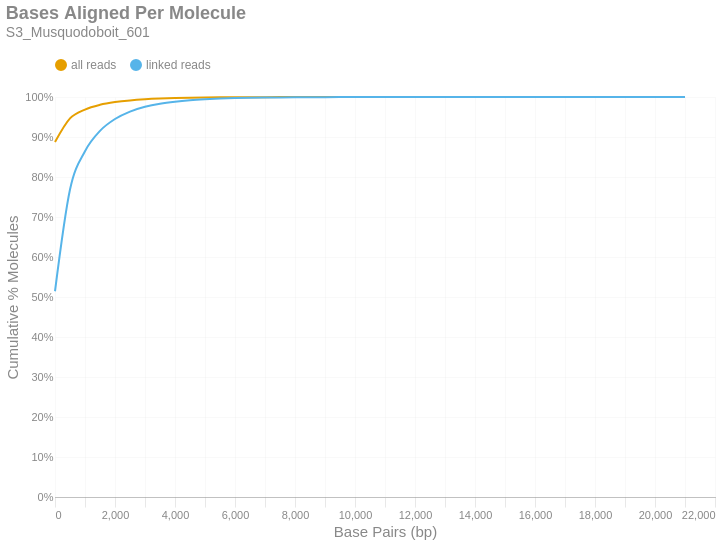

The cell this chart's notebook holds for it:
### Markdown cell above
### Bases Aligned Per Molecule
This is a cumulative frequency distribution showing the number of base pairs aligned per unique molecule. These data are shown in 500 bp bins. There are two distributions: one with `all reads` (yellow) and another with only `linked reads` (blue). The percent of molecules in the `linked reads` distribution is relative to the total number of linked molecules.

### Code cell
if SKIPLR:
    print_html(f"Skipped")
else:
    binned_df = consolidated_hist(valids['aligned_bp'], mask, 500, True)
    with SafeRender(binned_df):
        (
            density_plot(binned_df, 'Bases Aligned Per Molecule', samplename, 'basesper')
            .encode(
                x=alt.X('bin:Q', title="Base Pairs (bp)").axis(tickMinStep=500).scale(padding=0),
                y=alt.Y('value:Q', title='Cumulative % Molecules')
                    .axis(format='%')
                    .scale(domain = [0,1])
                    .stack(False),
                color=alt.Color("key:N").scale(domain = ["all reads", "linked reads"]),
                tooltip = [
                    alt.Tooltip("key:N", title = "Data Type"),
                    alt.Tooltip("range_label:N", title="Bases Aligned Per Molecule"),
                    alt.Tooltip("value:Q", format = ".2%", title="% Molecules (Cum.)")
                ]
            )
        ).display()

### Figure 1 — Vega-Lite specification as saved in the notebook (floating-point values rounded to 4 significant figures)
{"width": "container", "height": 400, "config": {"title": {"anchor": "start", "dy": -15, "fontSize": 18, "color": "#888888", "subtitleColor": "#888888", "subtitleFontSize": 14}, "arc": {"fill": "#0072B2"}, "axis": {"domainColor": "#888888", "domainWidth": 0.5, "gridWidth": 0.2, "grid": false, "titleFontWeight": 400, "titleFontSize": 15, "labelFontSize": 11, "labelColor": "#888888", "tickColor": "#888888", "tickWidth": 0.2, "titleColor": "#888888"}, "axisBand": {"grid": false}, "axisX": {"grid": true, "tickSize": 10, "domainCap": "round"}, "axisY": {"domain": false, "grid": true, "tickSize": 0, "domainCap": "round"}, "background": "transparent", "header": {"labelFontSize": 15, "labelColor": "#888888", "titleFontSize": 15, "titleFontWeight": 600, "titleColor": "#888888"}, "legend": {"labelFont": "sans-serif", "labelFontSize": 12, "labelColor": "#888888", "symbolSize": 100, "symbolType": "circle", "titleFontSize": 12, "titlePadding": 10, "titleColor": "#888888", "title": null, "orient": "top"}, "range": {"category": ["#E69F00", "#56B4E9", "#009E73", "#F0E442", "#0072B2", "#D55E00", "#CC79A7", "#000000"], "diverging": ["#cfe8f3", "#a2d4ec", "#73bfe2", "#46abdb", "#1696d2", "#12719e"]}, "area": {"fill": "#0072B2", "fillOpacity": 0.7, "line": true, "strokeOpacity": 0.7}, "line": {"color": "#0072B2", "stroke": "#0072B2", "strokeWidth": 2}, "trail": {"color": "#0072B2", "stroke": "#0072B2", "strokeWidth": 0, "size": 1}, "point": {"filled": true, "fillOpacity": 1.0, "size": 95}, "text": {"color": "#888888", "fontSize": 11, "align": "right", "fontWeight": 400, "size": 11}, "bar": {"fill": "#0072B2", "stroke": null}, "view": {"stroke": null, "continuousWidth": 660, "continuousHeight": 400}}, "data": {"name": "data-6ff8345b95562fffb9c29ee95fd41b48"}, "mark": {"type": "line", "interpolate": "monotone", "point": {"opacity": 0, "size": 275}}, "encoding": {"color": {"field": "key", "scale": {"domain": ["all reads", "linked reads"]}, "type": "nominal"}, "tooltip": [{"field": "key", "title": "Data Type", "type": "nominal"}, {"field": "range_label", "title": "Bases Aligned Per Molecule", "type": "nominal"}, {"field": "value", "format": ".2%", "title": "% Molecules (Cum.)", "type": "quantitative"}], "x": {"axis": {"tickMinStep": 500}, "field": "bin", "scale": {"padding": 0}, "title": "Base Pairs (bp)", "type": "quantitative"}, "y": {"axis": {"format": "%"}, "field": "value", "scale": {"domain": [0, 1]}, "stack": false, "title": "Cumulative % Molecules", "type": "quantitative"}}, "params": [{"name": "param_c36ac31b6afebe62", "select": {"type": "point", "fields": ["key"]}, "bind": "legend"}], "title": {"text": "Bases Aligned Per Molecule", "subtitle": "S3_Musquodoboit_601"}, "transform": [{"fold": ["all reads (cumsum)", "linked reads (cumsum)"]}, {"calculate": "replace(datum.key, ' (cumsum)', '')", "as": "key"}, {"filter": {"param": "param_c36ac31b6afebe62"}}], "usermeta": {"embedOptions": {"downloadFileName": "S3_Musquodoboit_601.basesper"}}, "$schema": "https://vega.github.io/schema/vega-lite/v6.1.0.json", "datasets": {"data-6ff8345b95562fffb9c29ee95fd41b48": [{"bin": "0.0", "interval": "0.0-500.0", "all reads": 0.8873, "linked reads": 0.5144, "all reads (cumsum)": 0.8873, "linked reads (cumsum)": 0.5144, "range_label": "0-499"}, {"bin": "500.0", "interval": "500.0-1000.0", "all reads": 0.05919, "linked reads": 0.2543, "all reads (cumsum)": 0.9464, "linked reads (cumsum)": 0.7687, "range_label": "500-999"}, {"bin": "1000.0", "interval": "1000.0-1500.0", "all reads": 0.0222, "linked reads": 0.09584, "all reads (cumsum)": 0.9686, "linked reads (cumsum)": 0.8645, "range_label": "1000-1499"}, {"bin": "1500.0", "interval": "1500.0-2000.0", "all reads": 0.01178, "linked reads": 0.05087, "all reads (cumsum)": 0.9804, "linked reads (cumsum)": 0.9154, "range_label": "1500-1999"}, {"bin": "2000.0", "interval": "2000.0-2500.0", "all reads": 0.006837, "linked reads": 0.02953, "all reads (cumsum)": 0.9872, "linked reads (cumsum)": 0.9449, "range_label": "2000-2499"}, {"bin": "2500.0", "interval": "2500.0-3000.0", "all reads": 0.004302, "linked reads": 0.01858, "all reads (cumsum)": 0.9916, "linked reads (cumsum)": 0.9635, "range_label": "2500-2999"}, {"bin": "3000.0", "interval": "3000.0-3500.0", "all reads": 0.002762, "linked reads": 0.01193, "all reads (cumsum)": 0.9943, "linked reads (cumsum)": 0.9754, "range_label": "3000-3499"}, {"bin": "3500.0", "interval": "3500.0-4000.0", "all reads": 0.001807, "linked reads": 0.007806, "all reads (cumsum)": 0.9961, "linked reads (cumsum)": 0.9832, "range_label": "3500-3999"}, {"bin": "4000.0", "interval": "4000.0-4500.0", "all reads": 0.001194, "linked reads": 0.005156, "all reads (cumsum)": 0.9973, "linked reads (cumsum)": 0.9884, "range_label": "4000-4499"}, {"bin": "4500.0", "interval": "4500.0-5000.0", "all reads": 0.0008287, "linked reads": 0.003579, "all reads (cumsum)": 0.9981, "linked reads (cumsum)": 0.992, "range_label": "4500-4999"}, {"bin": "5000.0", "interval": "5000.0-5500.0", "all reads": 0.0005516, "linked reads": 0.002383, "all reads (cumsum)": 0.9987, "linked reads (cumsum)": 0.9944, "range_label": "5000-5499"}, {"bin": "5500.0", "interval": "5500.0-6000.0", "all reads": 0.0003903, "linked reads": 0.001686, "all reads (cumsum)": 0.9991, "linked reads (cumsum)": 0.996, "range_label": "5500-5999"}, {"bin": "6000.0", "interval": "6000.0-6500.0", "all reads": 0.0002658, "linked reads": 0.001148, "all reads (cumsum)": 0.9994, "linked reads (cumsum)": 0.9972, "range_label": "6000-6499"}, {"bin": "6500.0", "interval": "6500.0-7000.0", "all reads": 0.0001841, "linked reads": 0.0007951, "all reads (cumsum)": 0.9995, "linked reads (cumsum)": 0.998, "range_label": "6500-6999"}, {"bin": "7000.0", "interval": "7000.0-7500.0", "all reads": 0.00013, "linked reads": 0.0005616, "all reads (cumsum)": 0.9997, "linked reads (cumsum)": 0.9986, "range_label": "7000-7499"}, {"bin": "7500.0", "interval": "7500.0-8000.0", "all reads": 9.307e-05, "linked reads": 0.000402, "all reads (cumsum)": 0.9998, "linked reads (cumsum)": 0.999, "range_label": "7500-7999"}, {"bin": "8000.0", "interval": "8000.0-8500.0", "all reads": 6.861e-05, "linked reads": 0.0002964, "all reads (cumsum)": 0.9998, "linked reads (cumsum)": 0.9993, "range_label": "8000-8499"}, {"bin": "8500.0", "interval": "8500.0-9000.0", "all reads": 5.072e-05, "linked reads": 0.0002191, "all reads (cumsum)": 0.9999, "linked reads (cumsum)": 0.9995, "range_label": "8500-8999"}, {"bin": "9000.0", "interval": "9000.0-9500.0", "all reads": 3.411e-05, "linked reads": 0.0001474, "all reads (cumsum)": 0.9999, "linked reads (cumsum)": 0.9996, "range_label": "9000-9499"}, {"bin": "9500.0", "interval": "9500.0-10000.0", "all reads": 2.433e-05, "linked reads": 0.0001051, "all reads (cumsum)": 0.9999, "linked reads (cumsum)": 0.9997, "range_label": "9500-9999"}, {"bin": "10000.0", "interval": "10000.0-10500.0", "all reads": 1.686e-05, "linked reads": 7.284e-05, "all reads (cumsum)": 1.0, "linked reads (cumsum)": 0.9998, "range_label": "10000-10499"}, {"bin": "10500.0", "interval": "10500.0-11000.0", "all reads": 1.48e-05, "linked reads": 6.395e-05, "all reads (cumsum)": 1.0, "linked reads (cumsum)": 0.9999, "range_label": "10500-10999"}, {"bin": "11000.0", "interval": "11000.0-11500.0", "all reads": 1.004e-05, "linked reads": 4.337e-05, "all reads (cumsum)": 1.0, "linked reads (cumsum)": 0.9999, "range_label": "11000-11499"}, {"bin": "11500.0", "interval": "11500.0-12000.0", "all reads": 5.922e-06, "linked reads": 2.558e-05, "all reads (cumsum)": 1.0, "linked reads (cumsum)": 0.9999, "range_label": "11500-11999"}, {"bin": "12000.0", "interval": "12000.0-12500.0", "all reads": 4.119e-06, "linked reads": 1.779e-05, "all reads (cumsum)": 1.0, "linked reads (cumsum)": 0.9999, "range_label": "12000-12499"}, {"bin": "12500.0", "interval": "12500.0-13000.0", "all reads": 3.605e-06, "linked reads": 1.557e-05, "all reads (cumsum)": 1.0, "linked reads (cumsum)": 1.0, "range_label": "12500-12999"}, {"bin": "13000.0", "interval": "13000.0-13500.0", "all reads": 2.446e-06, "linked reads": 1.056e-05, "all reads (cumsum)": 1.0, "linked reads (cumsum)": 1.0, "range_label": "13000-13499"}, {"bin": "13500.0", "interval": "13500.0-14000.0", "all reads": 1.545e-06, "linked reads": 6.673e-06, "all reads (cumsum)": 1.0, "linked reads (cumsum)": 1.0, "range_label": "13500-13999"}, {"bin": "14000.0", "interval": "14000.0-14500.0", "all reads": 6.437e-07, "linked reads": 2.78e-06, "all reads (cumsum)": 1.0, "linked reads (cumsum)": 1.0, "range_label": "14000-14499"}, {"bin": "14500.0", "interval": "14500.0-15000.0", "all reads": 1.159e-06, "linked reads": 5.004e-06, "all reads (cumsum)": 1.0, "linked reads (cumsum)": 1.0, "range_label": "14500-14999"}, {"bin": "15000.0", "interval": "15000.0-15500.0", "all reads": 7.724e-07, "linked reads": 3.336e-06, "all reads (cumsum)": 1.0, "linked reads (cumsum)": 1.0, "range_label": "15000-15499"}, {"bin": "15500.0", "interval": "15500.0-16000.0", "all reads": 6.437e-07, "linked reads": 2.78e-06, "all reads (cumsum)": 1.0, "linked reads (cumsum)": 1.0, "range_label": "15500-15999"}, {"bin": "16000.0", "interval": "16000.0-16500.0", "all reads": 7.724e-07, "linked reads": 3.336e-06, "all reads (cumsum)": 1.0, "linked reads (cumsum)": 1.0, "range_label": "16000-16499"}, {"bin": "16500.0", "interval": "16500.0-17000.0", "all reads": 1.287e-07, "linked reads": 5.56e-07, "all reads (cumsum)": 1.0, "linked reads (cumsum)": 1.0, "range_label": "16500-16999"}, {"bin": "17000.0", "interval": "17000.0-17500.0", "all reads": 2.575e-07, "linked reads": 1.112e-06, "all reads (cumsum)": 1.0, "linked reads (cumsum)": 1.0, "range_label": "17000-17499"}, {"bin": "17500.0", "interval": "17500.0-18000.0", "all reads": 0.0, "linked reads": 0.0, "all reads (cumsum)": 1.0, "linked reads (cumsum)": 1.0, "range_label": "17500-17999"}, {"bin": "18000.0", "interval": "18000.0-18500.0", "all reads": 0.0, "linked reads": 0.0, "all reads (cumsum)": 1.0, "linked reads (cumsum)": 1.0, "range_label": "18000-18499"}, {"bin": "18500.0", "interval": "18500.0-19000.0", "all reads": 2.575e-07, "linked reads": 1.112e-06, "all reads (cumsum)": 1.0, "linked reads (cumsum)": 1.0, "range_label": "18500-18999"}, {"bin": "19000.0", "interval": "19000.0-19500.0", "all reads": 1.287e-07, "linked reads": 5.56e-07, "all reads (cumsum)": 1.0, "linked reads (cumsum)": 1.0, "range_label": "19000-19499"}, {"bin": "19500.0", "interval": "19500.0-20000.0", "all reads": 0.0, "linked reads": 0.0, "all reads (cumsum)": 1.0, "linked reads (cumsum)": 1.0, "range_label": "19500-19999"}, {"bin": "20000.0", "interval": "20000.0-20500.0", "all reads": 0.0, "linked reads": 0.0, "all reads (cumsum)": 1.0, "linked reads (cumsum)": 1.0, "range_label": "20000-20499"}, {"bin": "20500.0", "interval": "20500.0-21000.0", "all reads": 0.0, "linked reads": 0.0, "all reads (cumsum)": 1.0, "linked reads (cumsum)": 1.0, "range_label": "20500-20999"}, {"bin": "21000.0", "interval": "21000.0-21500.0", "all reads": 1.287e-07, "linked reads": 5.56e-07, "all reads (cumsum)": 1.0, "linked reads (cumsum)": 1.0, "range_label": "21000-21499"}]}}
